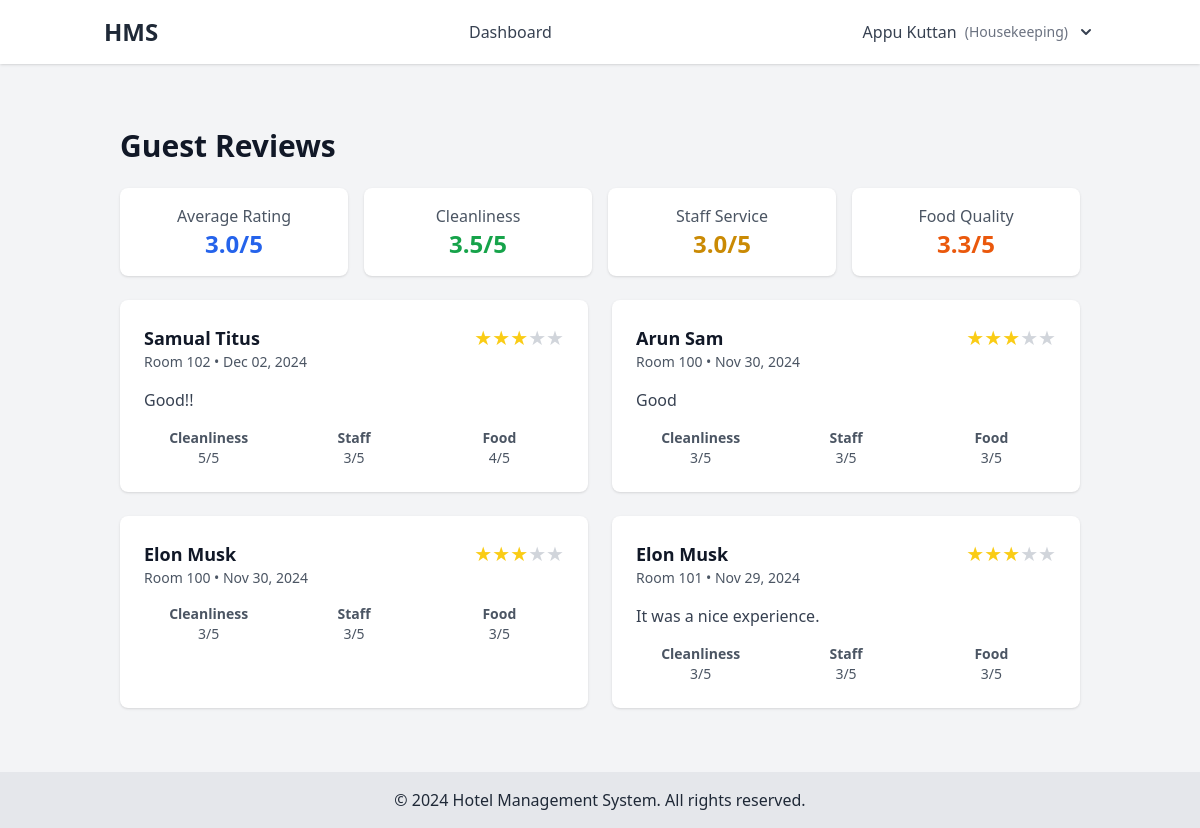
Page /reviews/list/ (signed in) on the committed database.
### hms_app/models.py (models this page shows, shortened)
class User(AbstractUser):
    ADMIN = 'admin'
    MANAGER = 'manager'
    RECEPTIONIST = 'receptionist'
    HOUSEKEEPING = 'housekeeping'
    GUEST = 'guest'
    ROLE_CHOICES = [
        (ADMIN, 'Admin'),
        (MANAGER, 'Manager'),
        (RECEPTIONIST, 'Receptionist'),
        (HOUSEKEEPING, 'Housekeeping'),
        (GUEST, 'Guest'),
    ]
    role = models.CharField(max_length=20, choices=ROLE_CHOICES, default=GUEST)
    phone_number = models.CharField(max_length=15, blank=True)
    two_factor_enabled = models.BooleanField(default=False)
    two_factor_code = models.CharField(max_length=6, null=True, blank=True)

class Review(models.Model):
    booking = models.ForeignKey('Booking', on_delete=models.CASCADE)
    guest = models.ForeignKey('User', on_delete=models.CASCADE, default=None)
    cleanliness_rating = models.IntegerField(
        choices=[(i, i) for i in range(1, 6)],
        help_text="Rate cleanliness from 1-5",
        default=3
    )
    staff_rating = models.IntegerField(
        choices=[(i, i) for i in range(1, 6)],
        help_text="Rate staff behavior from 1-5",
        default=3
    )
    food_rating = models.IntegerField(
        choices=[(i, i) for i in range(1, 6)],
        help_text="Rate food quality from 1-5",
        default=3
    )
    overall_rating = models.IntegerField(
        choices=[(i, i) for i in range(1, 6)],
        help_text="Overall rating from 1-5",
        default=3
    )
    feedback = models.TextField()
    created_at = models.DateTimeField(auto_now_add=True)

class Booking(models.Model):
    BOOKING_SOURCE_CHOICES = [
        ('DIRECT', 'Direct'),
        ('ONLINE', 'Online'),
    ]
    STATUS_CHOICES = (
        ('PENDING', 'Pending'),
        ('CONFIRMED', 'Confirmed'),
        ('CHECKED_IN', 'Checked In'),
        ('CHECKED_OUT', 'Checked Out'),
        ('CANCELLED', 'Cancelled'),
    )
    room = models.ForeignKey('Room', on_delete=models.CASCADE)
    guest = models.ForeignKey('User', on_delete=models.CASCADE)
    check_in_date = models.DateField()
    check_out_date = models.DateField()
    adults = models.PositiveIntegerField(default=1)
    children = models.PositiveIntegerField(default=0)
    booking_source = models.CharField(max_length=20, choices=BOOKING_SOURCE_CHOICES, default='DIRECT')
    created_at = models.DateTimeField(auto_now_add=True)
    updated_at = models.DateTimeField(auto_now=True)
    status = models.CharField(max_length=20, choices=STATUS_CHOICES, default='PENDING')
    room_charges = models.DecimalField(max_digits=10, decimal_places=2, default=0)
    service_charges = models.DecimalField(max_digits=10, decimal_places=2, default=0)
    tax_amount = models.DecimalField(max_digits=10, decimal_places=2, default=0)
    total_amount = models.DecimalField(max_digits=10, decimal_places=2, default=0)
    advance_payment = models.DecimalField(max_digits=10, decimal_places=2, default=0)
    payment_status = models.CharField(max_length=20, choices=[
        ('PENDING', 'Pending'),
        ('PARTIAL', 'Partial'),
        ('PAID', 'Paid')
    ], default='PENDING')

class Room(models.Model):
    ROOM_STATUS = [
        ('AVAILABLE', 'Available'),
        ('OCCUPIED', 'Occupied'),
        ('MAINTENANCE', 'Under Maintenance')
    ]
    room_number = models.CharField(max_length=10, unique=True)
    category = models.ForeignKey(RoomCategory, on_delete=models.PROTECT, related_name='rooms', null=True, blank=True)
    max_occupancy = models.PositiveIntegerField(default=2)
    bed_count = models.PositiveIntegerField(default=1)
    has_wifi = models.BooleanField(default=True)
    has_ac = models.BooleanField(default=True)
    status = models.CharField(max_length=20, choices=ROOM_STATUS, default='AVAILABLE')
    image = models.ImageField(upload_to='room_images/', null=True, blank=True)
    created_at = models.DateTimeField(default=timezone.now)
    updated_at = models.DateTimeField(auto_now=True)
    class Meta:
        ordering = ['room_number']

### hms_app/views.py (the view)
# urls.py: path('reviews/list/', views.review_list, name='review_list'),
@login_required
def review_list(request):
    reviews = Review.objects.all().order_by('-created_at')
    averages = Review.objects.aggregate(
        avg_rating=Avg('overall_rating'),
        avg_cleanliness=Avg('cleanliness_rating'),
        avg_staff=Avg('staff_rating'),
        avg_food=Avg('food_rating')
    )
    context = {
        'reviews': reviews,
        'avg_rating': averages['avg_rating'] or 0,
        'avg_cleanliness': averages['avg_cleanliness'] or 0,
        'avg_staff': averages['avg_staff'] or 0,
        'avg_food': averages['avg_food'] or 0,
    }
    return render(request, 'reviews/review_list.html', context)

### templates/reviews/review_list.html (shortened to what this page needs)
{% extends 'base.html' %}
{% block content %}
<div class="container mx-auto px-4 py-8">
    <div class="flex justify-between items-center mb-6">
        <h1 class="text-3xl font-bold text-gray-900">Guest Reviews</h1>
    </div>
    <div class="grid grid-cols-1 md:grid-cols-4 gap-4 mb-6">
        <div class="bg-white p-4 rounded-lg shadow text-center">
            <p class="text-gray-600">Average Rating</p>
            <p class="text-2xl font-bold text-blue-600">{{ avg_rating|floatformat:1 }}/5</p>
        </div>
        <div class="bg-white p-4 rounded-lg shadow text-center">
            <p class="text-gray-600">Cleanliness</p>
            <p class="text-2xl font-bold text-green-600">{{ avg_cleanliness|floatformat:1 }}/5</p>
        </div>
        <div class="bg-white p-4 rounded-lg shadow text-center">
            <p class="text-gray-600">Staff Service</p>
            <p class="text-2xl font-bold text-yellow-600">{{ avg_staff|floatformat:1 }}/5</p>
        </div>
        <div class="bg-white p-4 rounded-lg shadow text-center">
            <p class="text-gray-600">Food Quality</p>
            <p class="text-2xl font-bold text-orange-600">{{ avg_food|floatformat:1 }}/5</p>
        </div>
    </div>
    <div class="grid gap-6 md:grid-cols-2">
        {% for review in reviews %}
        <div class="bg-white rounded-lg shadow overflow-hidden">
            <div class="p-6">
                <div class="flex justify-between items-start mb-4">
                    <div>
                        <h3 class="text-lg font-bold text-gray-900">
                            {{ review.booking.guest.get_full_name }}
                        </h3>
                        <p class="text-sm text-gray-600">
                            Room {{ review.booking.room.room_number }} •
                            {{ review.created_at|date:"M d, Y" }}
                        </p>
                    </div>
                    <div class="flex items-center">
                        {% for i in "12345" %}
                        {% if forloop.counter <= review.overall_rating %}
                        <span class="text-xl text-yellow-400">★</span>
                        {% else %}
                        <span class="text-xl text-gray-300">★</span>
                        {% endif %}
                        {% endfor %}
                    </div>
                </div>
                <p class="text-gray-700 mb-4">{{ review.feedback }}</p>
                <div class="grid grid-cols-3 gap-4 text-sm text-gray-600">
                    <div class="text-center">
                        <p class="font-semibold">Cleanliness</p>
                        <p>{{ review.cleanliness_rating }}/5</p>
                    </div>
                    <div class="text-center">
                        <p class="font-semibold">Staff</p>
                        <p>{{ review.staff_rating }}/5</p>
                    </div>
                    <div class="text-center">
                        <p class="font-semibold">Food</p>
                        <p>{{ review.food_rating }}/5</p>
                    </div>
                </div>
            </div>
        </div>
        {% empty %}
        <div class="col-span-2 text-center py-8">
            <p class="text-gray-500">No reviews found.</p>
        </div>
        {% endfor %}
    </div>
</div>
{% endblock %}

### templates/base.html (shortened to what this page needs)
<!DOCTYPE html>
<html lang="en">
<head>
    <script src="https://cdn.tailwindcss.com"></script>
</head>
<body class="min-h-screen bg-gray-100 text-gray-800 flex flex-col">
    <header class="bg-white shadow">
        <div class="container mx-auto px-4 py-4 flex justify-between items-center">
            <a href="{% url 'dashboard' %}" class="text-2xl font-bold">HMS</a>
            <nav class="space-x-4">
                {% if user.is_authenticated %}
                {% if user.role == 'admin' %}
                <a href="{% url 'dashboard' %}" class="text-gray-700 hover:text-blue-500">Dashboard</a>
                <a href="{% url 'room_list' %}" class="text-gray-700 hover:text-blue-500">Rooms</a>
                <a href="{% url 'generate_reports' %}" class="text-gray-700 hover:text-blue-500">Reports</a>
                <a href="{% url 'payroll_summary' %}" class="text-gray-700 hover:text-blue-500">Payroll</a>
                {% elif user.role == 'receptionist' %}
                <a href="{% url 'dashboard' %}" class="text-gray-700 hover:text-blue-500">Dashboard</a>
                <a href="{% url 'booking_list' %}" class="text-gray-700 hover:text-blue-500">Reservations</a>
                {% elif user.role == 'housekeeping' %}
                <a href="{% url 'dashboard' %}" class="text-gray-700 hover:text-blue-500">Dashboard</a>
                {% else %}
                <a href="{% url 'dashboard' %}" class="text-gray-700 hover:text-blue-500">Dashboard</a>
                <a href="{% url 'booking_list' %}" class="text-gray-700 hover:text-blue-500">My Bookings</a>
                {% endif %}
                {% endif %}
            </nav>
            <div class="flex items-center">
                {% if user.is_authenticated %}
                <div x-data="{ open: false }" class="relative">
                    <button @click="open = !open" class="flex items-center space-x-2 text-gray-700 hover:text-blue-500">
                        <span>{{ user.get_full_name|default:user.username }}</span>
                        <span class="text-sm text-gray-500">({{ user.role|title }})</span>
                        <svg xmlns="http://www.w3.org/2000/svg" class="h-5 w-5" viewBox="0 0 20 20" fill="currentColor">
                            <path fill-rule="evenodd"
                                d="M5.293 7.293a1 1 0 011.414 0L10 10.586l3.293-3.293a1 1 0 111.414 1.414l-4 4a1 1 0 01-1.414 0l-4-4a1 1 0 010-1.414z"
                                clip-rule="evenodd" />
                        </svg>
                    </button>
                </div>
                {% else %}
                <div class="space-x-4">
                    <a href="{% url 'login' %}" class="text-blue-500 hover:underline">Login</a>
                    <a href="{% url 'register' %}" class="text-blue-500 hover:underline">Register</a>
                </div>
                {% endif %}
            </div>
        </div>
    </header>
    <main class="container mx-auto px-4 py-8 flex-grow">
        {% block content %}{% endblock %}
    </main>
    <footer class="bg-gray-200 text-center py-4 mt-auto">
        <p>&copy; {% now "Y" %} Hotel Management System. All rights reserved.</p>
    </footer>
</body>
</html>

### rows in the picture
User: get_full_name "Appu Kuttan", role "Housekeeping"
Review: booking.guest.get_full_name "Samual Titus", booking.room.room_number "102", created_at "Dec 02, 2024", overall_rating 3 (drawn), feedback "Good!!", cleanliness_rating "5", staff_rating "3", food_rating "4"
Review: booking.guest.get_full_name "Arun Sam", booking.room.room_number "100", created_at "Nov 30, 2024", overall_rating 3 (drawn), feedback "Good", cleanliness_rating "3", staff_rating "3", food_rating "3"
Review: booking.guest.get_full_name "Elon Musk", booking.room.room_number "100", created_at "Nov 30, 2024", overall_rating 3 (drawn), cleanliness_rating "3", staff_rating "3", food_rating "3"
Review: booking.guest.get_full_name "Elon Musk", booking.room.room_number "101", created_at "Nov 29, 2024", overall_rating 3 (drawn), feedback "It was a nice experience.", cleanliness_rating "3", staff_rating "3", food_rating "3"

### other values in the picture
{{ avg_rating|floatformat:1 }} "3.0"
{{ avg_cleanliness|floatformat:1 }} "3.5"
{{ avg_staff|floatformat:1 }} "3.0"
{{ avg_food|floatformat:1 }} "3.3"
